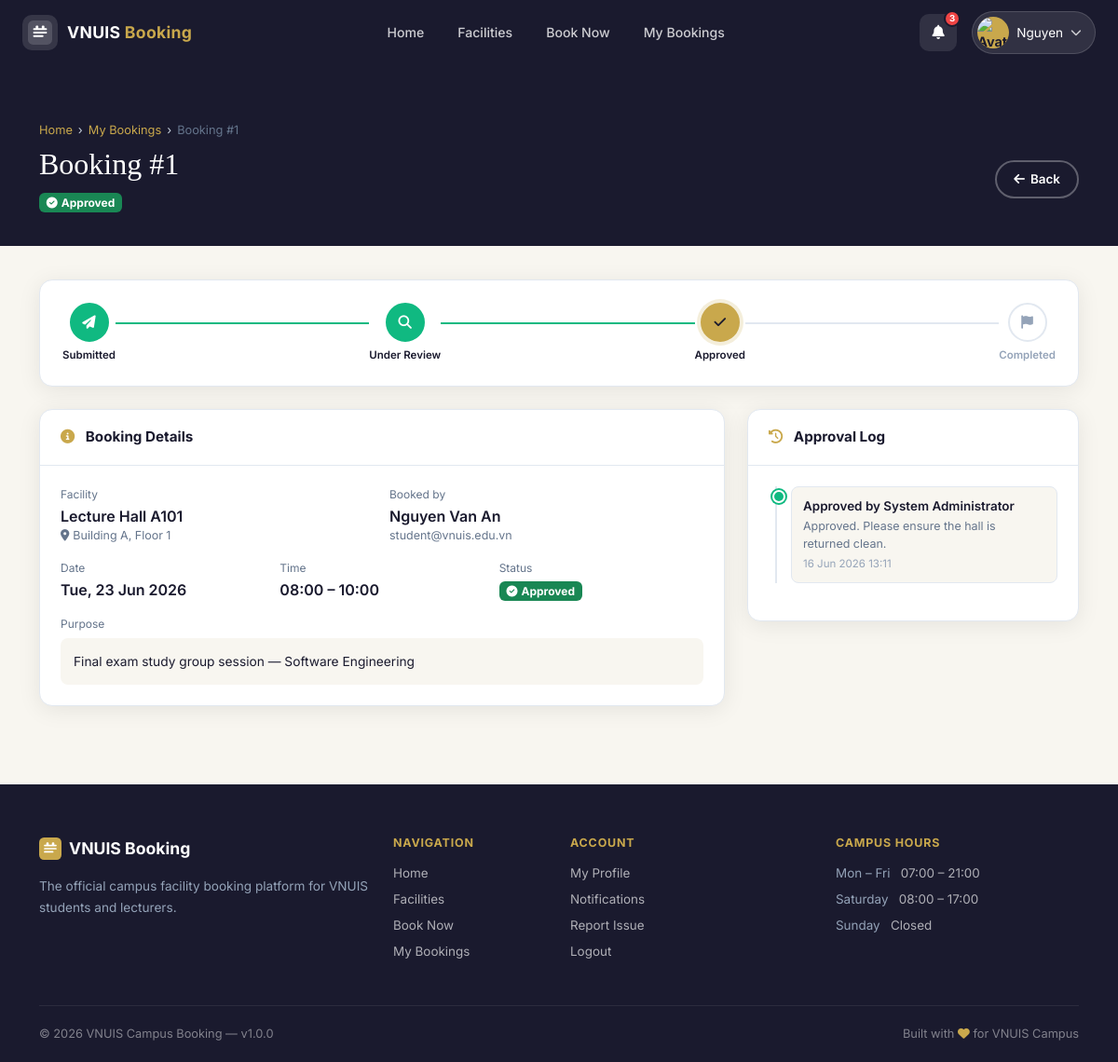
/views/bookings/view.php?id=1 (signed in), run on the app's committed database.
### tables this page shows
CREATE TABLE bookings (
    id           INT AUTO_INCREMENT PRIMARY KEY,
    user_id      INT           NOT NULL,
    facility_id  INT           NOT NULL,
    booking_date DATE          NOT NULL,
    start_time   TIME          NOT NULL,
    end_time     TIME          NOT NULL,
    purpose      TEXT          NOT NULL,
    status       ENUM('pending','approved','rejected','cancelled','completed') NOT NULL DEFAULT 'pending',
    created_at   DATETIME      NOT NULL DEFAULT CURRENT_TIMESTAMP,
    updated_at   DATETIME      NULL ON UPDATE CURRENT_TIMESTAMP,
    CONSTRAINT fk_bookings_user     FOREIGN KEY (user_id)     REFERENCES users(id)      ON DELETE CASCADE,
    CONSTRAINT fk_bookings_facility FOREIGN KEY (facility_id) REFERENCES facilities(id) ON DELETE CASCADE
);

CREATE TABLE facilities (
    id            INT AUTO_INCREMENT PRIMARY KEY,
    facility_name VARCHAR(150)  NOT NULL,
    facility_type ENUM('classroom','lab','meeting_room','auditorium','equipment') NOT NULL,
    capacity      INT           NOT NULL DEFAULT 1,
    location      VARCHAR(200)  NOT NULL,
    status        ENUM('available','maintenance','inactive') NOT NULL DEFAULT 'available',
    description   TEXT          NULL,
    image_path    VARCHAR(255)  NULL,
    created_at    DATETIME      NOT NULL DEFAULT CURRENT_TIMESTAMP,
    updated_at    DATETIME      NULL ON UPDATE CURRENT_TIMESTAMP
);

CREATE TABLE users (
    id           INT AUTO_INCREMENT PRIMARY KEY,
    full_name    VARCHAR(100)  NOT NULL,
    email        VARCHAR(150)  NOT NULL UNIQUE,
    password     VARCHAR(255)  NOT NULL,
    role         ENUM('student','lecturer','admin') NOT NULL DEFAULT 'student',
    student_code VARCHAR(20)   NULL,
    phone        VARCHAR(20)   NULL,
    avatar       VARCHAR(255)  NULL,
    is_active    TINYINT(1)    NOT NULL DEFAULT 1,
    created_at   DATETIME      NOT NULL DEFAULT CURRENT_TIMESTAMP,
    updated_at   DATETIME      NULL ON UPDATE CURRENT_TIMESTAMP
);

CREATE TABLE approval_logs (
    id          INT AUTO_INCREMENT PRIMARY KEY,
    booking_id  INT           NOT NULL,
    admin_id    INT           NOT NULL,
    action      ENUM('approved','rejected') NOT NULL,
    note        TEXT          NULL,
    action_time DATETIME      NOT NULL DEFAULT CURRENT_TIMESTAMP,
    CONSTRAINT fk_approval_booking FOREIGN KEY (booking_id) REFERENCES bookings(id) ON DELETE CASCADE,
    CONSTRAINT fk_approval_admin   FOREIGN KEY (admin_id)   REFERENCES users(id)    ON DELETE CASCADE
);

### config/db.php (called while the page is built, shortened)
<?php
function getDB() {
    static $pdo = null;
    if ($pdo === null) {
        try {
            $dsn = "mysql:host=" . DB_HOST . ";dbname=" . DB_NAME . ";charset=" . DB_CHARSET;
            $options = [
                PDO::ATTR_ERRMODE            => PDO::ERRMODE_EXCEPTION,
                PDO::ATTR_DEFAULT_FETCH_MODE => PDO::FETCH_ASSOC,
                PDO::ATTR_EMULATE_PREPARES   => false,
            ];
            $pdo = new PDO($dsn, DB_USER, DB_PASS, $options);
        } catch (PDOException $e) {
            die(json_encode(['error' => 'Database connection failed: ' . $e->getMessage()]));
        }
    }
    return $pdo;
}

### models/Booking.php (called while the page is built, shortened)
<?php
require_once __DIR__ . '/../config/db.php';
class Booking {
    private $pdo;
    public function __construct() {
        $this->pdo = getDB();
    }
    public function findById($id) {
        $stmt = $this->pdo->prepare(
            "SELECT b.*, u.full_name, u.email, u.student_code, u.phone,
                    f.facility_name, f.facility_type, f.location, f.capacity
             FROM bookings b
             JOIN users u ON b.user_id = u.id
             JOIN facilities f ON b.facility_id = f.id
             WHERE b.id = ? LIMIT 1"
        );
        $stmt->execute([$id]);
        return $stmt->fetch();
    }
    public function getApprovalLog($bookingId) {
        $stmt = $this->pdo->prepare(
            "SELECT al.*, u.full_name as admin_name FROM approval_logs al
             JOIN users u ON al.admin_id = u.id
             WHERE al.booking_id = ? ORDER BY al.action_time DESC"
        );
        $stmt->execute([$bookingId]);
        return $stmt->fetchAll();
    }
}

### views/bookings/view.php (the view, shortened to what this page needs)
<?php
require_once __DIR__ . '/../../includes/functions.php';
require_once __DIR__ . '/../../models/Booking.php';
$bookingModel = new Booking();
$id = intval($_GET['id'] ?? 0);
$booking = $bookingModel->findById($id);
$approvalLogs = $bookingModel->getApprovalLog($id);
    ?>
    <?php
$backUrl = APP_URL . '/views/bookings/index.php';
?>
<?php include __DIR__ . '/../../includes/user_header.php'; ?>
<?php include __DIR__ . '/../../includes/user_navbar.php'; ?>
<div class="u-page">
  <div style="background:var(--u-primary);padding:60px 0 36px">
    <div class="container">
      <div class="u-breadcrumb mb-2">
        <a href="<?= APP_URL ?>/views/dashboard/index.php">Home</a>
        <span class="u-breadcrumb-sep">›</span>
        <a href="<?= APP_URL ?>/views/bookings/index.php">My Bookings</a>
        <span class="u-breadcrumb-sep">›</span>
        <span>Booking #<?= $id ?></span>
      </div>
      <div style="display:flex;align-items:center;justify-content:space-between;flex-wrap:wrap;gap:12px">
        <div>
          <h1 style="font-family:var(--u-font-serif);color:#fff;font-size:2rem;margin:0">
            Booking #<?= $id ?>
          </h1>
          <div style="margin-top:8px"><?= getStatusBadge($booking['status']) ?></div>
        </div>
        <div style="display:flex;gap:10px">
          <a href="<?= $backUrl ?>"
             style="display:inline-flex;align-items:center;gap:6px;padding:8px 18px;border-radius:50px;border:2px solid rgba(255,255,255,.3);color:#fff;font-size:.84rem;font-weight:600;transition:.2s">
            <i class="fas fa-arrow-left"></i> Back
          </a>
        </div>
      </div>
    </div>
  </div>
  <div class="u-page-inner">
    <div class="container">
      <div class="u-card mb-4" data-aos="fade-up">
        <div class="u-status-track">
          <?php
          $steps = [
            ['label'=>'Submitted','icon'=>'paper-plane'],
            ['label'=>'Under Review','icon'=>'search'],
            ['label'=>in_array($booking['status'],['rejected','cancelled'])?ucfirst($booking['status']):'Approved','icon'=>in_array($booking['status'],['rejected','cancelled'])?'times':'check'],
            ['label'=>'Completed','icon'=>'flag'],
          ];
          $statusOrder = ['pending'=>0,'approved'=>2,'rejected'=>2,'cancelled'=>2,'completed'=>3];
          $currentStep = $statusOrder[$booking['status']] ?? 0;
          foreach ($steps as $i => $step):
            $cls = '';
            if ($i < $currentStep) $cls = 'done';
            elseif ($i === $currentStep) $cls = 'active';
          ?>
          <?php if ($i > 0): ?>
          <div class="u-step-connector <?= $i <= $currentStep ? 'done' : '' ?>"></div>
          <?php endif; ?>
          <div class="u-step <?= $cls ?>">
            <div class="u-step-circle"><i class="fas fa-<?= $step['icon'] ?>"></i></div>
            <div class="u-step-label"><?= $step['label'] ?></div>
          </div>
          <?php endforeach; ?>
        </div>
      </div>
      <div class="row g-4">
        <div class="col-md-8" data-aos="fade-up">
          <div class="u-card mb-4">
            <div class="u-card-header"><span><i class="fas fa-info-circle"></i> Booking Details</span></div>
            <div class="u-card-body">
              <div class="row g-3">
                <div class="col-sm-6">
                  <div style="font-size:.75rem;color:var(--u-gray);margin-bottom:2px">Facility</div>
                  <div style="font-weight:600"><?= sanitize($booking['facility_name']) ?></div>
                  <div style="font-size:.78rem;color:var(--u-gray)"><i class="fas fa-map-marker-alt me-1"></i><?= sanitize($booking['location']) ?></div>
                </div>
                <div class="col-sm-6">
                  <div style="font-size:.75rem;color:var(--u-gray);margin-bottom:2px">Booked by</div>
                  <div style="font-weight:600"><?= sanitize($booking['full_name']) ?></div>
                  <div style="font-size:.78rem;color:var(--u-gray)"><?= sanitize($booking['email']) ?></div>
                </div>
                <div class="col-sm-4">
                  <div style="font-size:.75rem;color:var(--u-gray);margin-bottom:2px">Date</div>
                  <div style="font-weight:600"><?= formatDate($booking['booking_date'], 'D, d M Y') ?></div>
                </div>
                <div class="col-sm-4">
                  <div style="font-size:.75rem;color:var(--u-gray);margin-bottom:2px">Time</div>
                  <div style="font-weight:600"><?= formatTime($booking['start_time']) ?> – <?= formatTime($booking['end_time']) ?></div>
                </div>
                <div class="col-sm-4">
                  <div style="font-size:.75rem;color:var(--u-gray);margin-bottom:2px">Status</div>
                  <?= getStatusBadge($booking['status']) ?>
                </div>
                <div class="col-12">
                  <div style="font-size:.75rem;color:var(--u-gray);margin-bottom:6px">Purpose</div>
                  <div style="background:var(--u-off-white);border-radius:8px;padding:14px;font-size:.86rem;line-height:1.6">
                    <?= nl2br(sanitize($booking['purpose'])) ?>
                  </div>
                </div>
              </div>
            </div>
          </div>
        </div>
        <div class="col-md-4" data-aos="fade-up" data-aos-delay="60">
          <div class="u-card">
            <div class="u-card-header"><span><i class="fas fa-history"></i> Approval Log</span></div>
            <div class="u-card-body">
              <?php if (empty($approvalLogs)): ?>
              <p style="color:var(--u-gray);font-size:.84rem;text-align:center">No approval actions yet.</p>
              <?php else: ?>
              <div style="position:relative;padding-left:24px">
                <div style="position:absolute;left:7px;top:0;bottom:0;width:2px;background:var(--u-border)"></div>
                <?php foreach ($approvalLogs as $log): ?>
                <div style="position:relative;margin-bottom:18px">
                  <div style="position:absolute;left:-20px;top:4px;width:14px;height:14px;border-radius:50%;background:<?= $log['action']==='approved'?'#10B981':'#EF4444' ?>;border:2px solid #fff;box-shadow:0 0 0 2px <?= $log['action']==='approved'?'#10B981':'#EF4444' ?>"></div>
                  <div style="background:var(--u-off-white);border-radius:8px;padding:10px 12px;border:1px solid var(--u-border)">
                    <div style="font-size:.84rem;font-weight:600"><?= ucfirst($log['action']) ?> by <?= sanitize($log['admin_name']) ?></div>
                    <?php if ($log['note']): ?>
                    <div style="font-size:.78rem;color:var(--u-gray);margin-top:3px"><?= sanitize($log['note']) ?></div>
                    <?php endif; ?>
                    <div style="font-size:.72rem;color:#94A3B8;margin-top:4px"><?= formatDateTime($log['action_time']) ?></div>
                  </div>
                </div>
                <?php endforeach; ?>
              </div>
              <?php endif; ?>
            </div>
          </div>
        </div>
      </div>
    </div>
  </div>
</div>
<?php include __DIR__ . '/../../includes/user_footer.php'; ?>

### assets/css/user-theme.css (style rules this page uses)
:root { --u-primary: #1a1a2e; --u-secondary: #16213e; --u-accent: #0f3460; --u-gold: #c9a84c; --u-gold-light: #f0d080; --u-white: #ffffff; --u-off-white: #f8f6f0; --u-gray: #64748B; --u-light: #F1F5F9; --u-border: #E2E8F0; --u-radius: 14px; --u-radius-sm: 8px; --u-shadow: 0 4px 24px rgba(0,0,0,.08); --u-shadow-lg: 0 12px 48px rgba(0,0,0,.14); --u-font: 'Inter', sans-serif; --u-font-serif: 'Playfair Display', serif; --u-transition: all .28s ease; --u-navbar-h: 70px; }
*, *::before, *::after { box-sizing: border-box; margin: 0; padding: 0; }
html { scroll-behavior: smooth; }
body.user-layout { font-family: var(--u-font); background: var(--u-off-white); color: var(--u-primary); min-height: 100vh; }
a { text-decoration: none; color: inherit; }
.u-page { padding-top: var(--u-navbar-h); min-height: 100vh; }
.u-page-inner { padding: 36px 0 60px; }
.u-card { background: #fff; border-radius: var(--u-radius); border: 1px solid var(--u-border); box-shadow: var(--u-shadow); }
.u-card-header { padding: 18px 22px; border-bottom: 1px solid var(--u-border); font-weight: 700; font-size: .95rem; color: var(--u-primary); display: flex; align-items: center; justify-content: space-between; border-radius: var(--u-radius) var(--u-radius) 0 0; }
.u-card-header i { color: var(--u-gold); margin-right: 8px; }
.u-card-body { padding: 22px; }
.u-status-track { display: flex; align-items: center; justify-content: center; gap: 0; padding: 24px; flex-wrap: wrap; }
.u-step { display: flex; flex-direction: column; align-items: center; gap: 6px; }
.u-step-circle { width: 42px; height: 42px; border-radius: 50%; border: 2px solid var(--u-border); display: flex; align-items: center; justify-content: center; font-size: .9rem; color: #94A3B8; background: #fff; transition: var(--u-transition); }
.u-step.done .u-step-circle { background: #10B981; border-color: #10B981; color: #fff; }
.u-step.active .u-step-circle { background: var(--u-gold); border-color: var(--u-gold); color: var(--u-primary); box-shadow: 0 0 0 4px rgba(201,168,76,.2); }
.u-step-label { font-size: .72rem; font-weight: 600; color: #94A3B8; white-space: nowrap; }
.u-step.done .u-step-label, .u-step.active .u-step-label { color: var(--u-primary); }
.u-step-connector { flex: 1; height: 2px; min-width: 40px; background: var(--u-border); margin-bottom: 20px; }
.u-step-connector.done { background: #10B981; }
.u-breadcrumb { display: flex; align-items: center; gap: 6px; font-size: .8rem; color: var(--u-gray); margin-bottom: 4px; }
.u-breadcrumb a { color: var(--u-gold); }
.u-breadcrumb-sep { color: #cbd5e1; }

### data on the page
bookings: status "approved" (drawn), facility.facility_name "Lecture Hall A101", facility.location "Building A, Floor 1", user.full_name "Nguyen Van An", user.email "student@vnuis.edu.vn", booking_date "Tue, 23 Jun 2026", start_time "08:00", end_time "10:00", purpose "Final exam study group session — Software Engineering"
approval_logs: action "Approved", admin.full_name "System Administrator", note "Approved. Please ensure the hall is returned clean.", action_time "16 Jun 2026 13:11"

### other printed values
$link['label'] "Home"
$link['label'] "Facilities"
$link['label'] "Book Now"
$link['label'] "My Bookings"
$unreadCount "3"
explode(' ', $_SESSION['full_name'] ?? 'User')[0] "Nguyen"
$id "1"
$label "Approved Approved"
$step['label'] "Submitted"
$step['label'] "Under Review"
$step['label'] "Approved"
$step['label'] "Completed"
APP_NAME "VNUIS Campus Booking"
APP_VERSION "1.0.0"
